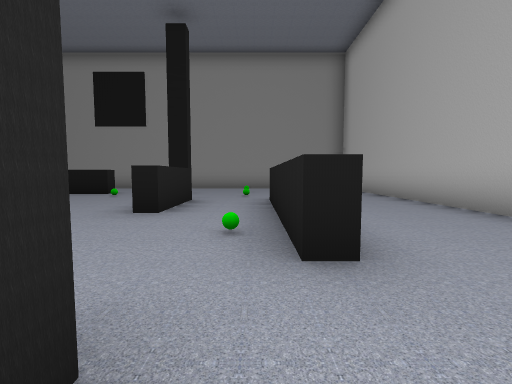
view 1 (above)

20 first-person views from a walk through a scene from a Unity 3-D project. The camera is 1.4 m above the floor, tilts 4° down and sees 90° across. The floor is counted in squares, 2.42 m on a side. Each view is taken from the middle of a square. On the plan, view 1 faces up. The plan holds only what a view shows up to about 9 squares ahead; the rest is blank. The player is left out.

view 2
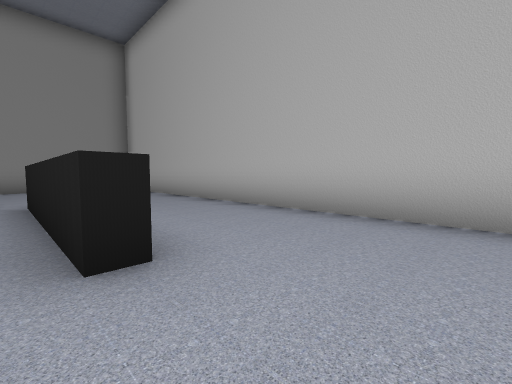

view 3
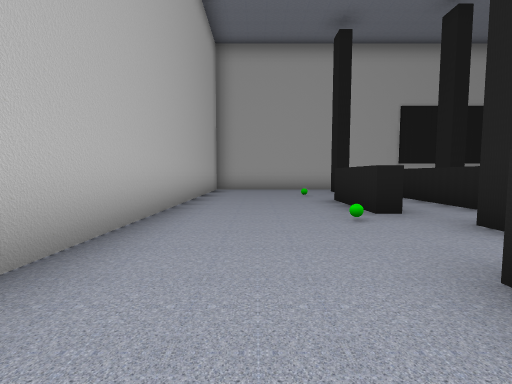

view 4
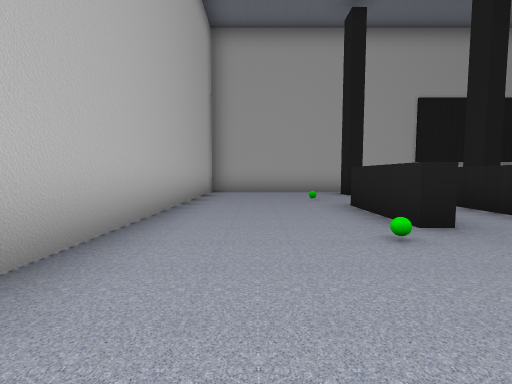

view 5
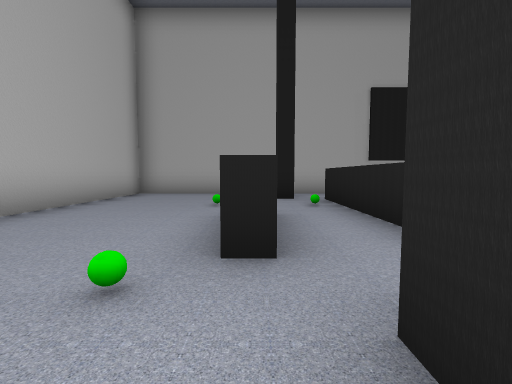

view 6
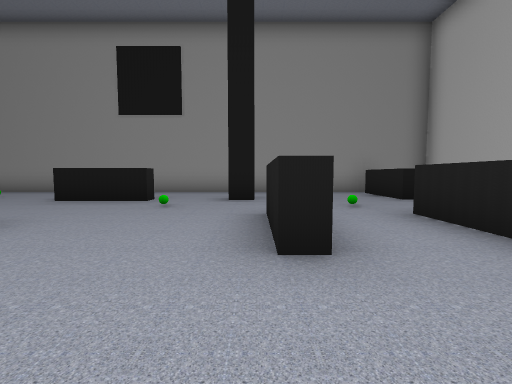

view 7
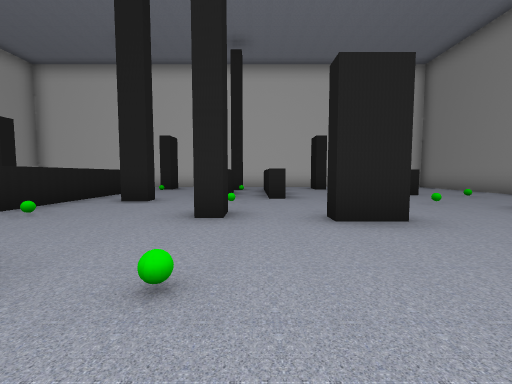

view 8
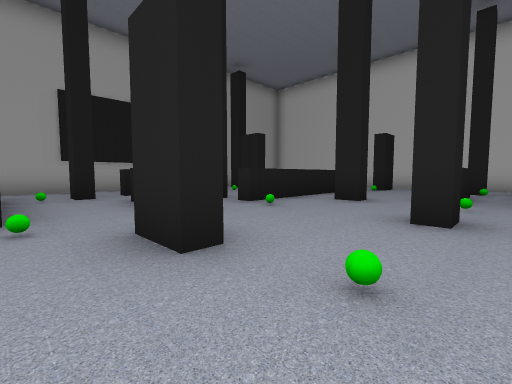

view 9
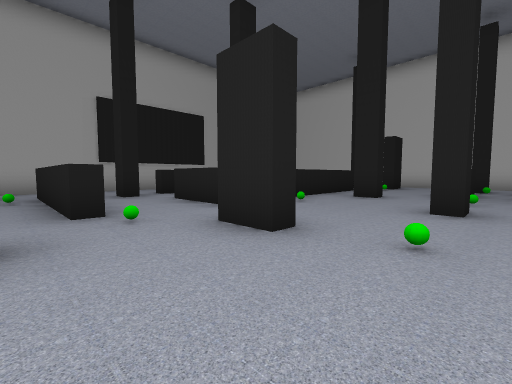

view 10
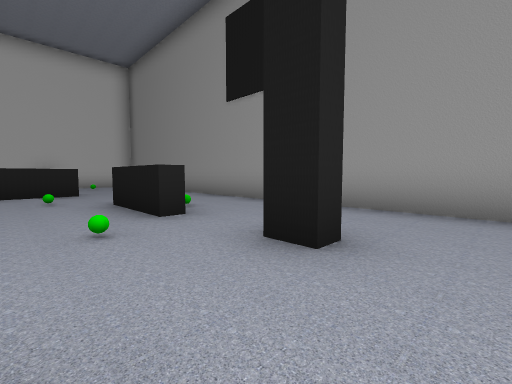

view 11
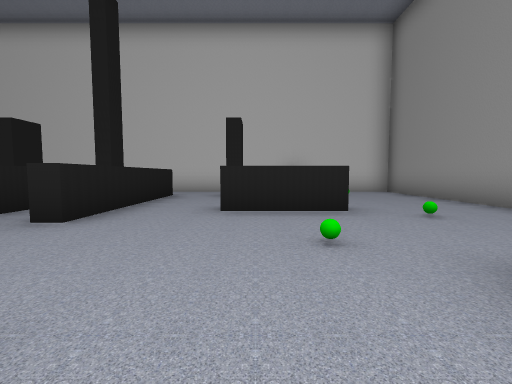

view 12
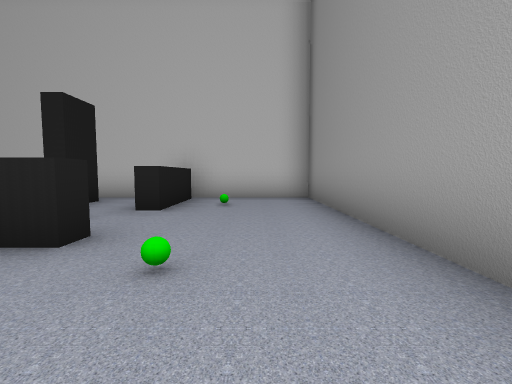

view 13
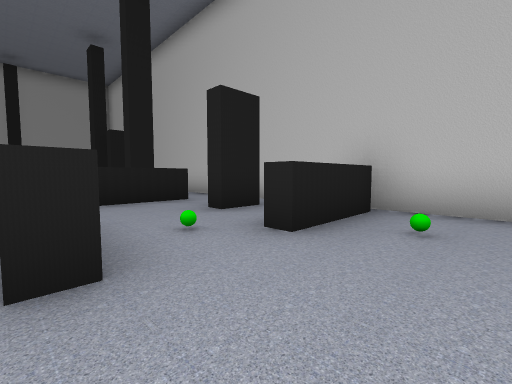

view 14
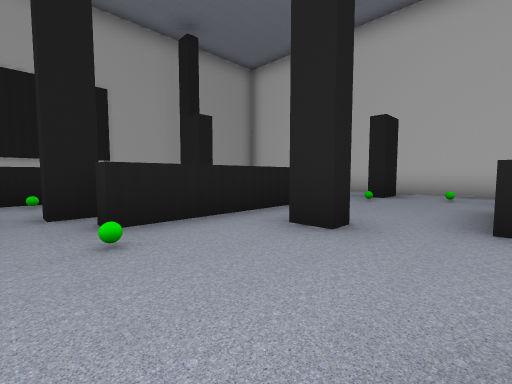

view 15
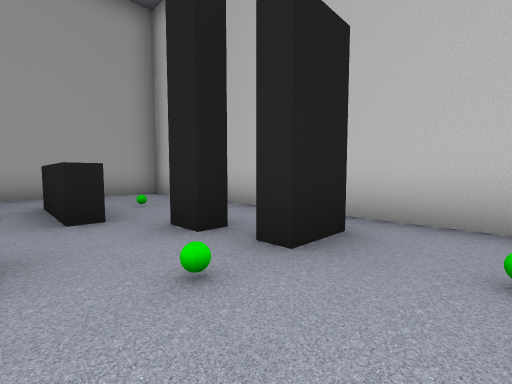

view 16
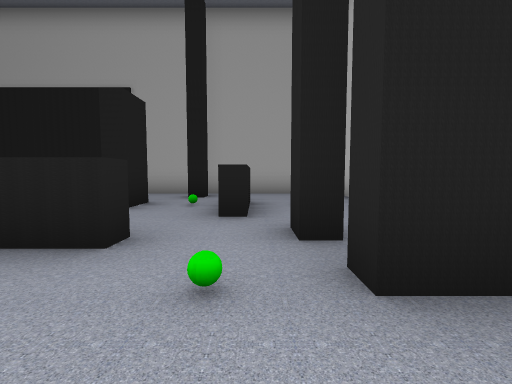

view 17
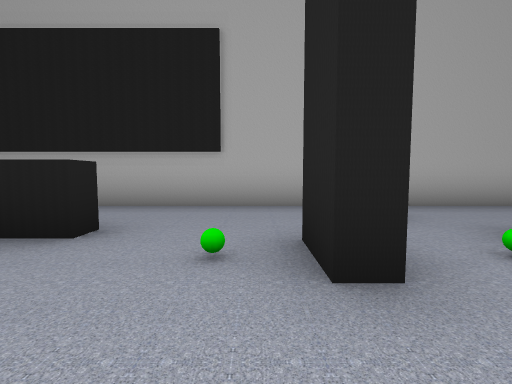

view 18
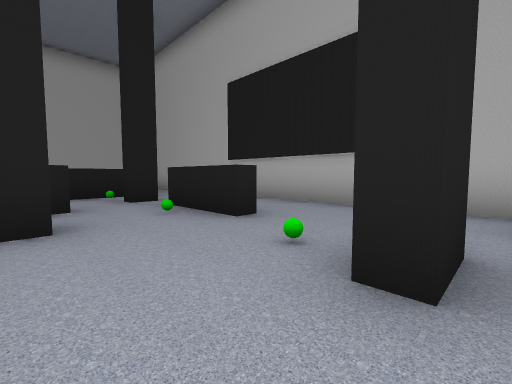

view 19
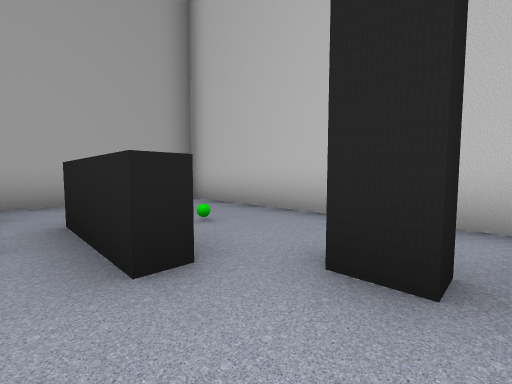

view 20
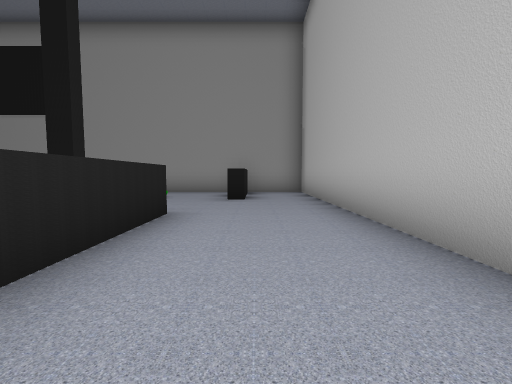

### Floor plan
Points are (right, up) in squares from view 1. A wall is a line through its corners. A room is listed if a view was taken in it or the views show most of it. See-through windows are left out.
Room 1 (views 1, 2, 3, 4, 20)
walls: (-0.2, -0.7) (0.2, -0.7) (0.2, -2.8); (-0.5, 0.8) (-0.5, 0); (-1.6, -1) (-1.6, -5); (0.7, 5.8) (0.7, 3.2); (-1.4, -6.6) (3.5, -6.6) (3.5, 10.3); (1.8, 7.7) (1.4, 7.7); (1.7, 9.8) (1.7, 8.1)
ways out: opening at (0, 1) to room 2; opening at (1, 6.5) to room 2; opening at (-2, -6) to room 8; opening at (2.5, 8.5) to room 9
objects: other object (-1, -4); other object (1, -4); other object (1, 0)
Room 2 (views 5, 6, 7, 8, 9, 10, 11, 12, 13, 14)
walls: (-5.1, 5) (-5.1, 4) (-5.5, 4); (-4.3, 8) (-4.3, 7.5) (-6.4, 7.5); (-1.5, 5.9) (-1.5, 3.8) (-2, 3.8) (-2, 4.9); (-6, 2.6) (-5.4, 2.6) (-5.4, 2.1); (-2, 8.1) (-2, 7.7) (-2.6, 7.7); (-8, 3.7) (-8, 3.2); (-9.4, 7.5) (-9, 7.5) (-9, 5.4); (-3.4, 1.3) (-2.9, 1.3) (-2.9, 0.4); (1.4, 7.7) (1.4, 9.9); (-4, -1) (-4, -2.8); (0.8, 1.7) (0.3, 1.7) (0.3, 5.8); (-2, -1) (-1.6, -1); (-8.4, -1) (-5.8, -1) (-5.8, -1.4); (1.6, 10.3) (-13.4, 10.3) (-13.4, 7.1); (-5.4, -1.9) (-5.4, -2.4); (-13.1, 7.5) (-11, 7.5)
ways out: opening at (0, 1) to room 1; opening at (1, 6.5) to room 1; opening at (-9, 0.5) to room 3; opening at (-10.5, 7) to room 5; opening at (-9, 4.5) to room 5; opening at (-5, -1.5) to room 7; opening at (-3, -1.5) to room 7; opening at (1, 10) to room 9
objects: other object (-12, 8); other object (-9, 8); other object (-7, 2); other object (-7, 7); other object (-6, 0); other object (-4, 7); other object (-3, 2); other object (-2, 0); other object (0, 7); other object (0, 8)
Room 3 (views 15, 16, 19)
walls: (-11.9, -1.2) (-11.4, -1.2) (-11.4, -1.9); (-12.5, -0.2) (-11.6, -0.2) (-11.6, -0.6); (-9.8, -1.4) (-9.8, -1) (-8.4, -1); (-10.9, -2.5) (-10.5, -2.5); (-11.4, 2.6) (-11.4, 2.1); (-13.4, 2.6) (-13.4, -2.6)
ways out: opening at (-9, 0.5) to room 2; opening at (-10, -2) to room 4; opening at (-13, 3) to room 5; opening at (-12.5, -3.5) to room 6
objects: other object (-12, 1); other object (-11, 0); other object (-11, 2)
Room 4 (views 17, 18)
walls: (-8.8, -4.2) (-8.8, -3.3) (-8.4, -3.3) (-8.4, -4.2); (-6.4, -4.8) (-6.4, -4.3) (-5.5, -4.3); (-6, -2.4) (-6, -1.9); (-9.1, -6.6) (-4.1, -6.6); (-10.5, -2.5) (-10.5, -4.5); (-10.5, -6.6) (-9.5, -6.6)
ways out: opening at (-10, -2) to room 3; opening at (-11, -5.5) to room 6; opening at (-6, -3) to room 7; opening at (-5.5, -6) to room 8
objects: other object (-10, -4); other object (-8, -4)
Room 5 (no view inside)
walls: (-12.5, 5.6) (-11.6, 5.6) (-11.6, 5.1); (-12.1, 3.7) (-8, 3.7); (-11, 7.5) (-11, 7); (-11.9, 2.6) (-11.4, 2.6); (-10.2, 2.3) (-8.5, 2.3); (-13.4, 7.1) (-13.4, 2.6)
ways out: opening at (-10.5, 7) to room 2; opening at (-9, 4.5) to room 2; opening at (-13, 3) to room 3
objects: other object (-10, 7)
Room 6 (no view inside)
walls: (-10.9, -4.5) (-10.9, -2.5); (-13.4, -2.6) (-13.4, -6.6) (-10.5, -6.6)
ways out: opening at (-12.5, -3.5) to room 3; opening at (-11, -5.5) to room 4
objects: other object (-12, -4)
Room 7 (no view inside)
walls: (-5.5, -4.3) (-4.3, -4.3) (-4.3, -4.8); (-2, -4.2) (-2, -3)
ways out: opening at (-5, -1.5) to room 2; opening at (-3, -1.5) to room 2; opening at (-6, -3) to room 4; opening at (-3.5, -4.5) to room 8
objects: other object (-3, -4)
Room 8 (no view inside)
walls: (-3.9, -6.6) (-1.4, -6.6)
ways out: opening at (-2, -6) to room 1; opening at (-5.5, -6) to room 4; opening at (-3.5, -4.5) to room 7
Room 9 (no view inside)
walls: (3.5, 10.3) (1.8, 10.3)
ways out: opening at (2.5, 8.5) to room 1; opening at (1, 10) to room 2

Where each view was taken, in squares from view 1:
view 1: 0 up, 0 right, facing up
view 2: 0 up, 0 right, facing up-right
view 3: 3 up, 2 right, facing down
view 4: 2 up, 2 right, facing down
view 5: 1 up, 0 right, facing down
view 6: 2 up, 2 left, facing up
view 7: 3 up, 2 left, facing left
view 8: 3 up, 2 left, facing down-left
view 9: 3 up, 1 left, facing down-left
view 10: 6 up, 1 left, facing up-left
view 11: 6 up, 5 left, facing left
view 12: 9 up, 7 left, facing left
view 13: 9 up, 9 left, facing down-left
view 14: 2 up, 5 left, facing down-left
view 15: 1 up, 10 left, facing down-left
view 16: 1 up, 11 left, facing down
view 17: 2 down, 8 left, facing down
view 18: 2 down, 9 left, facing down-right
view 19: 1 down, 10 left, facing down-left
view 20: 2 up, 2 right, facing up
